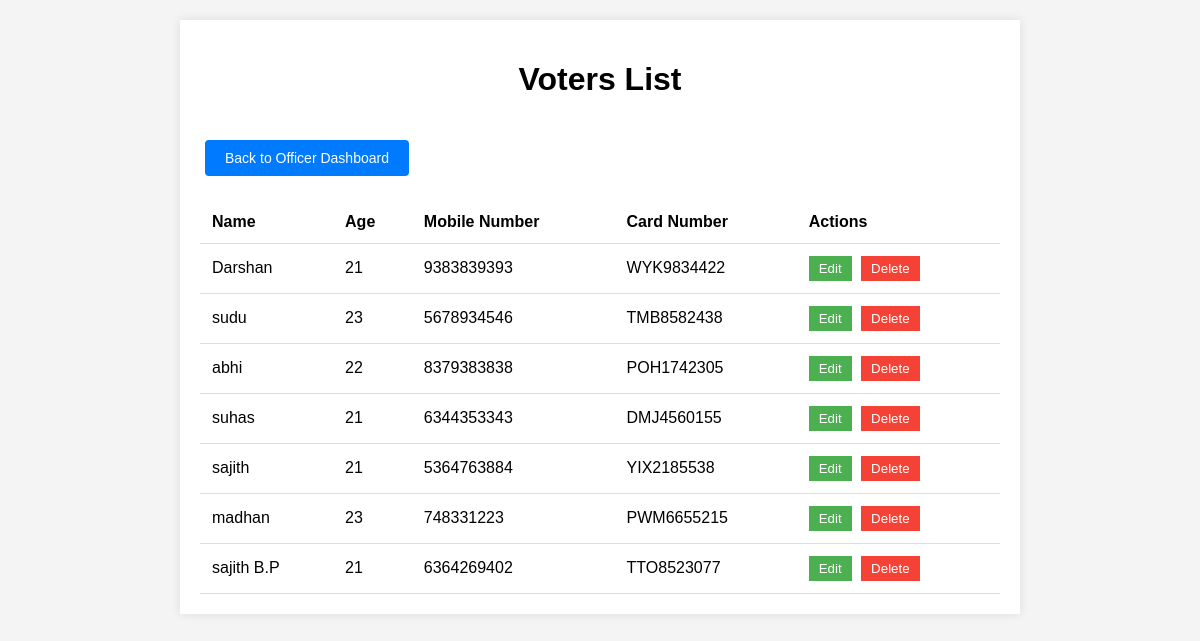
Screenshot of /voters/ with the database file from the repository.
### pole/models.py (models this page shows, shortened)
class Voters(models.Model):
    name = models.CharField(max_length=200)
    age = models.SmallIntegerField()
    mobile_number = models.CharField(max_length=10, unique=True)
    card_number = models.CharField(max_length=10, unique=vote_id_number())
    already_vote = models.BooleanField(default=False)
    voted_for = models.ForeignKey(Candidates, on_delete=models.CASCADE, null=True, blank=True)
    class Meta:
        verbose_name_plural = 'Voters'

### pole/views.py (the view)
# urls.py: path('voters/', voter_list_view, name='voter_list'),
def voter_list_view(request):
    voters = Voters.objects.all()
    return render(request, 'voter_list.html', {"voters":voters})

### pole/templates/voter_list.html (shortened to what this page needs)
<!DOCTYPE html>
<html lang="en">
<head>
</head>
<body>
    <div class="container">
        <h1>Voters List</h1>
        <table>
            <thead>
                <tr>
                    <th>Name</th>
                    <th>Age</th>
                    <th>Mobile Number</th>
                    <th>Card Number</th>
                    <th>Actions</th>
                </tr>
            </thead>
            <tbody>
                {% for voter in voters %}
                <tr>
                    <td>{{ voter.name }}</td>
                    <td>{{ voter.age }}</td>
                    <td>{{ voter.mobile_number }}</td>
                    <td>{{ voter.card_number }}</td>
                    <td>
                        <button class="edit-btn" onclick="location.href='{% url 'voter_edit' voter.pk %}'">Edit</button>
                        <button class="delete-btn" onclick="location.href='{% url 'voter_delete' voter.pk %}'">Delete</button>
                    </td>
                </tr>
                {% endfor %}
                <a href="{% url 'officer_dashboard' %}" class="button" style="margin-top: 20px; display: inline-block;">Back to Officer Dashboard</a>
            </tbody>
        </table>
    </div>
</body>
</html>

### pole/templates/voter_list.html (style rules this page uses)
body { font-family: Arial, sans-serif; background-color: #f4f4f4; margin: 0; padding: 20px; }
.container { max-width: 800px; margin: auto; background: #fff; padding: 20px; box-shadow: 0 0 10px rgba(0, 0, 0, 0.1); }
h1 { text-align: center; }
table { width: 100%; border-collapse: collapse; margin-top: 20px; }
th, td { padding: 12px; border-bottom: 1px solid #ddd; text-align: left; }
.edit-btn, .delete-btn { padding: 5px 10px; margin-right: 5px; border: none; cursor: pointer; color: #fff; }
.edit-btn { background-color: #4CAF50; }
.delete-btn { background-color: #f44336; }
.button { padding: 10px 20px; margin: 5px; font-size: 14px; color: white; background-color: #007bff; border: none; border-radius: 4px; text-decoration: none; cursor: pointer; }

### rows the page displays
Voters: name "Darshan", age "21", mobile_number "9383839393", card_number "WYK9834422"
Voters: name "sudu", age "23", mobile_number "5678934546", card_number "TMB8582438"
Voters: name "abhi", age "22", mobile_number "8379383838", card_number "POH1742305"
Voters: name "suhas", age "21", mobile_number "6344353343", card_number "DMJ4560155"
Voters: name "sajith", age "21", mobile_number "5364763884", card_number "YIX2185538"
Voters: name "madhan", age "23", mobile_number "748331223", card_number "PWM6655215"
Voters: name "sajith B.P", age "21", mobile_number "6364269402", card_number "TTO8523077"
